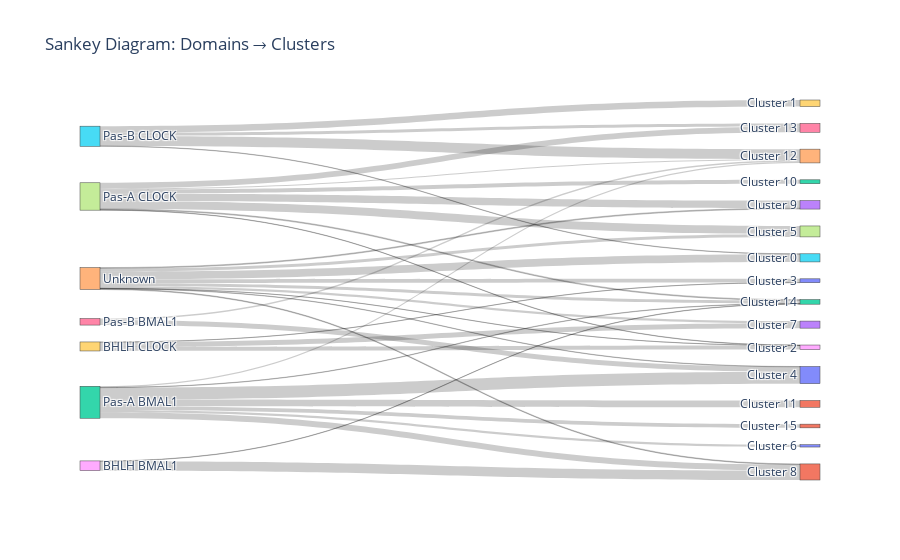

Notebook cell for this chart:
### Code cell
import numpy as np
from scipy.cluster.hierarchy import linkage, dendrogram
from scipy.spatial.distance import squareform
import networkx as nx
import community  # Install with: pip install python-louvain
import matplotlib.pyplot as plt
from collections import Counter

def get_dist(g, node_scores):
    G = g.copy()
    ranks = {node: rank for rank, node in enumerate(sorted(node_scores, key=node_scores.get, reverse=True), start=1)}
    # print(ranks)
    # Compute weight based on rank distance
    max_rank = max(ranks.values())
    for u, v in G.edges():
        G[u][v]['weight'] = 1 - (abs(ranks[u] - ranks[v]) / max_rank)
    return(G)
# print(multilayer_centrality)
G = get_dist(g, multicens_centrality)
# print(eigenvector_centrality)


partition = community.best_partition(G, weight="weight")

# Define node domains (ground truth)
domain1 = set(range(34, 85))
domain2 = set(range(110, 265))
domain3 = set(range(265, 379))
domain4 = set(range(425, 480))
domain5 = set(range(497, 678))
domain6 = set(range(680, 729))

domain_labels = {}
for node in G.nodes():
    if node in domain1:
        domain_labels[node] = "BHLH CLOCK"
    elif node in domain2:
        domain_labels[node] = "Pas-A CLOCK"
    elif node in domain3:
        domain_labels[node] = "Pas-B CLOCK"
    elif node in domain4:
        domain_labels[node] = "BHLH BMAL1"
    elif node in domain5:
        domain_labels[node] = "Pas-A BMAL1"
    elif node in domain6:
        domain_labels[node] = "Pas-B BMAL1"
    else:
        domain_labels[node] = "Unknown"

import pandas as pd
import plotly.graph_objects as go

# Count transitions from domains to clusters
transition_counts = Counter((domain_labels[node], f"Cluster {partition[node]}") for node in G.nodes())

# Convert to DataFrame
df = pd.DataFrame(transition_counts.items(), columns=["Transition", "Count"])
df[["Source", "Target"]] = pd.DataFrame(df["Transition"].tolist(), index=df.index)

# Generate Sankey diagram
fig = go.Figure(go.Sankey(
    node=dict(
        label=list(set(df["Source"]) | set(df["Target"])),
        pad=20,
    ),
    link=dict(
        source=[list(set(df["Source"]) | set(df["Target"])).index(src) for src in df["Source"]],
        target=[list(set(df["Source"]) | set(df["Target"])).index(tgt) for tgt in df["Target"]],
        value=df["Count"]
    )
))

fig.update_layout(title_text="Sankey Diagram: Domains → Clusters", font_size=12)
fig.show()

# List domain and cluster labels
unique_domains = sorted(set(domain_labels.values()))
unique_clusters = sorted(set(f"Cluster {c}" for c in set(partition.values())))

# Create a confusion matrix
confusion_matrix = np.zeros((len(unique_domains), len(unique_clusters)))

# Populate matrix
for node in G.nodes():
    true_domain_idx = unique_domains.index(domain_labels[node])
    predicted_cluster_idx = unique_clusters.index(f"Cluster {partition[node]}")
    confusion_matrix[true_domain_idx, predicted_cluster_idx] += 1

# Normalize rows (optional)
cm = confusion_matrix / confusion_matrix.sum(axis=1, keepdims=True)

# Plot heatmap
plt.figure(figsize=(24, 10))
plt.xticks(fontsize=30)
plt.yticks(fontsize=30)
# ax = sns.heatmap(cm, annot=True, cmap="Blues", xticklabels=unique_clusters, yticklabels=unique_domains, fmt=".2f", annot_kws={"size": 30})
ax = sns.heatmap(cm, annot=False, cmap="Blues", xticklabels=unique_clusters, yticklabels=unique_domains, fmt=".2f", annot_kws={"size": 30})

def format_value(value):
    if value == 0:
        return "0"
    elif value.is_integer():  # Check if it's a whole number
        return f"{int(value)}"  # Convert to integer string (removes .0)
    else:
        return f"{value:.2f}"  # Keep two decimal places for non-integer values

# Add formatted annotations manually as strings
for i in range(cm.shape[0]):
    for j in range(cm.shape[1]):
        formatted_text = format_value(cm[i, j])  # Ensure annotation is always a string
        ax.text(j + 0.5, i + 0.5, formatted_text, ha="center", va="center", color="black", fontsize=30)


cbar = ax.collections[0].colorbar
cbar.ax.tick_params(labelsize=30)
plt.xlabel("Predicted Clusters", fontsize=30)
plt.ylabel("True Domains", fontsize=30)
plt.title("Cluster vs. Domain Heatmap", fontsize=30)
plt.savefig("fig39", dpi=300, bbox_inches='tight')
plt.show()

### Figure 1 — Plotly figure (JSON) as saved in the notebook; plotly's stock layout.template omitted (floating-point values rounded to 4 significant figures)
{"data": [{"link": {"source": [14, 19, 14, 19, 5, 17, 14, 14, 19, 17, 14, 14, 14, 12, 17, 17, 12, 12, 5, 17, 14, 17, 18, 17, 5, 16, 12, 5, 18, 12, 12, 12, 16, 14], "target": [15, 8, 0, 0, 9, 8, 8, 7, 13, 7, 13, 21, 3, 21, 3, 22, 1, 4, 4, 2, 2, 4, 21, 6, 6, 4, 20, 15, 2, 2, 10, 11, 20, 20], "value": [44, 23, 21, 1, 37, 2, 1, 17, 27, 45, 13, 4, 5, 34, 43, 22, 38, 6, 57, 5, 17, 6, 53, 32, 18, 9, 67, 2, 2, 2, 13, 21, 28, 2]}, "node": {"label": ["Cluster 3", "Cluster 11", "Cluster 14", "Cluster 9", "Cluster 12", "Pas-B CLOCK", "Cluster 13", "Cluster 5", "Cluster 2", "Cluster 1", "Cluster 6", "Cluster 15", "Pas-A BMAL1", "Cluster 7", "Unknown", "Cluster 0", "Pas-B BMAL1", "Pas-A CLOCK", "BHLH BMAL1", "BHLH CLOCK", "Cluster 4", "Cluster 8", "Cluster 10"], "pad": 20}, "type": "sankey"}], "layout": {"autosize": true, "font": {"size": 12}, "title": {"text": "Sankey Diagram: Domains → Clusters"}}}
